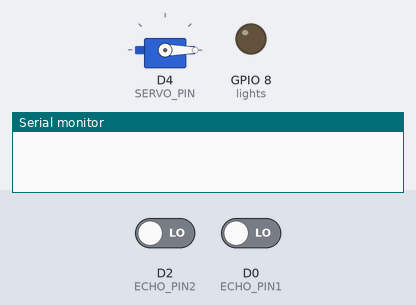
Bench run of a sketch on a simulated ESP8266 (NodeMCU). On the bench: servo, output pins drawn as LEDs (lit = HIGH), the last lines printed to the serial monitor. Inputs (shaded band) come from the test bench; at power-on: D2 (ECHO_PIN2) LOW, D0 (ECHO_PIN1) LOW. Pins used as bus, display or sensor lines are not drawn.

Above: at 0.0 s.
At 2.1 s:
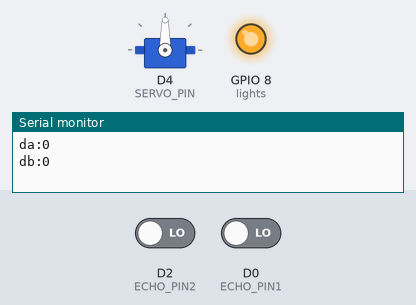
Timing chart, 0 to 3.6 s (numbered marks = the images above):
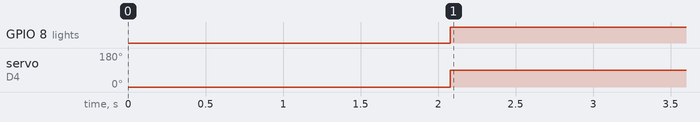

The sketch:

espAutomaticLight.ino
```cpp
#include <Servo.h>
#define TRIGGER_PIN1 D1
#define ECHO_PIN1 D0
#define TRIGGER_PIN2 D3
#define ECHO_PIN2 D2
#define SERVO_PIN D4

int lights = 8;
long dis_a = 0, dis_b = 0;
int flag1 = 0, flag2 = 0;
int person = 0;

Servo servo;

void ultra_read(int pin_t, int pin_e, long &ultra_time) {
  long time;
  pinMode(pin_t, OUTPUT);
  pinMode(pin_e, INPUT);
  digitalWrite(pin_t, LOW);
  delayMicroseconds(2);
  digitalWrite(pin_t, HIGH);
  delayMicroseconds(10);
  time = pulseIn (pin_e, HIGH);
  ultra_time =  time / 29 / 2;
}

void setup() {
  Serial.begin(9600);
  servo.attach(SERVO_PIN);
  servo.write(0);
  pinMode(lights, OUTPUT);
  pinMode(TRIGGER_PIN1, OUTPUT);
  pinMode(ECHO_PIN1, INPUT);
  pinMode(TRIGGER_PIN2, OUTPUT);
  pinMode(ECHO_PIN2, INPUT);
}

void loop() {
  ultra_read(TRIGGER_PIN1, ECHO_PIN1, dis_a); delay(40);
  ultra_read(TRIGGER_PIN2, ECHO_PIN2, dis_b); delay(40);
  Serial.print("da:"); Serial.println(dis_a);
  Serial.print("db:"); Serial.println(dis_b);
  if (dis_a < 90 && flag1 == 0) {
    flag1 = 1;
    if (flag2 == 0)
      person = person + 1;
  }
  if (dis_b < 90 && flag2 == 0) {
    flag2 = 1;
    if (flag1 == 0)
      person = person - 1;
  }
  if (dis_a > 90 && dis_b > 90 && flag1 == 1 && flag2 == 1) {
    flag1 = 0, flag2 = 0;
    delay(1000);
  }

  if (person > 0) {
    digitalWrite(lights, HIGH);
    servo.write(90);
  }
  else {
    digitalWrite(lights, LOW);
    servo.write(0);
  }
}
```

Measured:
- by itself, GPIO 8 (lights): LOW → HIGH at 2.1 s
- by itself, servo on D4 (SERVO_PIN): 0° → 90° at 2.1 s
